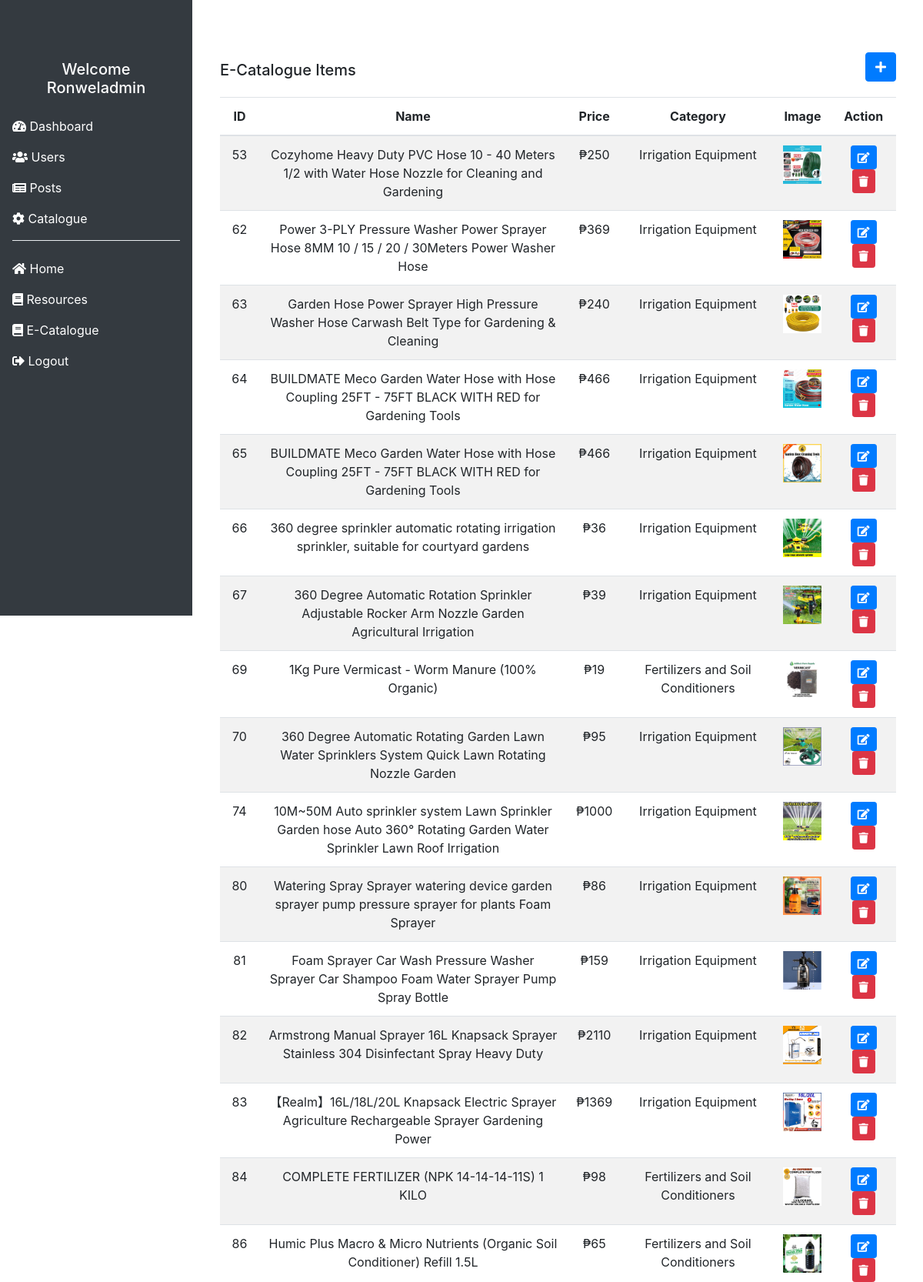
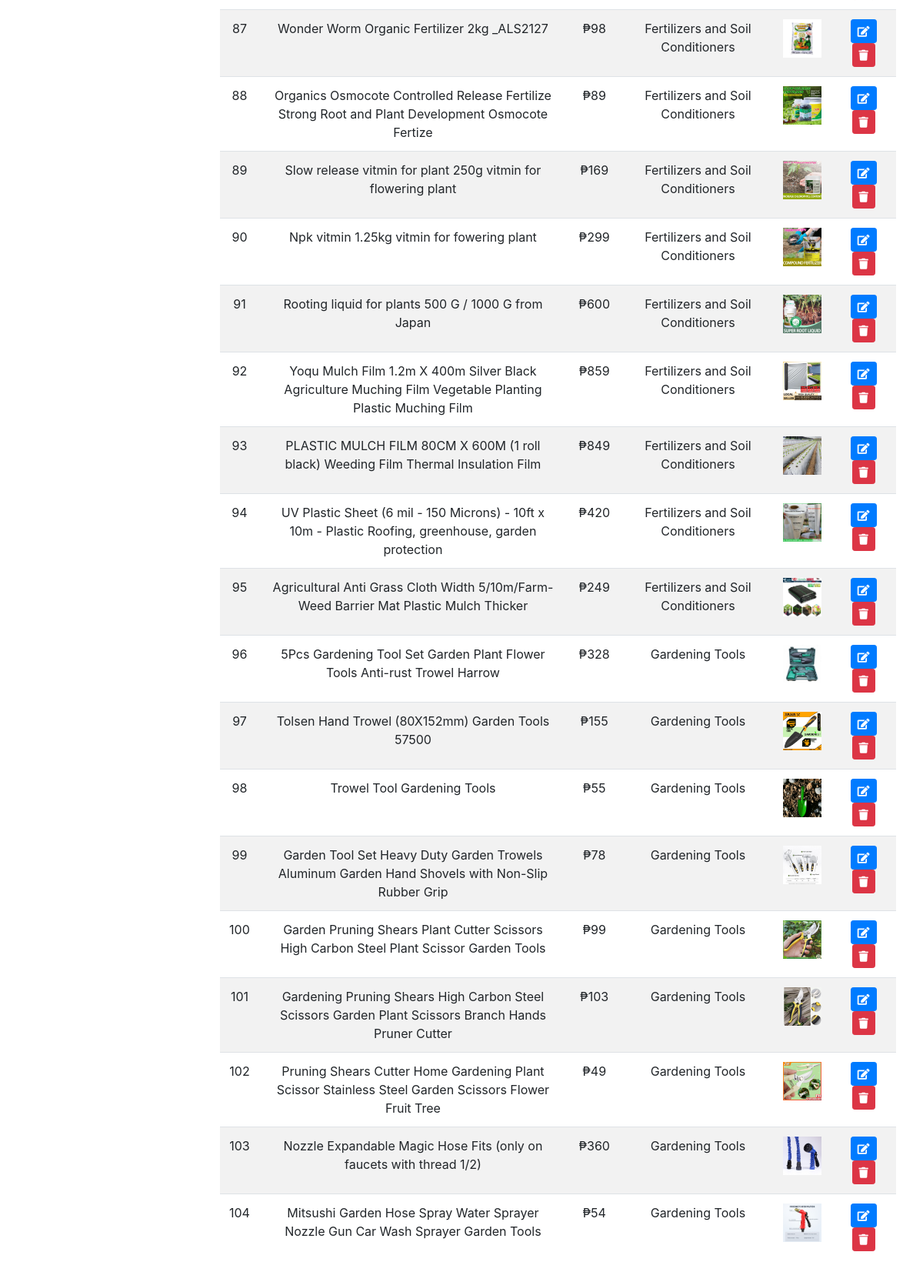
Screenshot of /admin/admin_catalogue.php (signed in) with the database file from the repository (2 pictures, top to bottom).
### tables this page shows
CREATE TABLE `catalogue` (
  `id` int(11) NOT NULL,
  `item_name` varchar(255) NOT NULL,
  `description` text NOT NULL,
  `price` varchar(100) NOT NULL,
  `image_url` varchar(255) NOT NULL DEFAULT '',
  `category` enum('Irrigation Equipment','Fertilizers and Soil Conditioners','Gardening Tools') NOT NULL,
  `soil_type` enum('Loam','Clay','Sandy','Peaty','Chalky') NOT NULL,
  `usage` enum('Field','Garden','Greenhouse') NOT NULL,
  `item` enum('Hose','Sprinkler','Organic Fertilizer','Compost','Hand Trowel','Pruning Shears','Hose Nozzle','Rain Barrel','Watering Can','Mulch') NOT NULL,
  `link` varchar(255) DEFAULT NULL
);

### admin/admin_catalogue.php (the view, shortened to what this page needs)
<?php
include 'admin_nav.php';
include '../includes/dbcon.php';
$sql = "SELECT * FROM catalogue";
$result = $conn->query($sql);
$catalogueItems = [];
if ($result->num_rows > 0) {
    while ($row = $result->fetch_assoc()) {
        $catalogueItems[] = $row;
    }
}
?>
<!DOCTYPE html>
<html lang="en">
<head>
</head>
<body class="content">
<div class="container mt-5">
    <div class="d-flex justify-content-between align-items-center mb-1">
        <h5>E-Catalogue Items</h5>
        <button type="button" class="btn btn-primary mb-3" data-toggle="modal" data-target="#addCatalogueModal">
            <i class="fas fa-plus"></i>
        </button>
    </div>
    <table class="table table-striped text-center">
        <thead>
            <tr>
                <th>ID</th>
                <th>Name</th>
                <th>Price</th>
                <th>Category</th>
                <th>Image</th>
                <th>Action</th>
            </tr>
        </thead>
        <tbody>
            <?php foreach ($catalogueItems as $item): ?>
                <tr>
                    <td><?php echo $item['id']; ?></td>
                    <td style="width: 400px; overflow-x: auto;"><?php echo $item['item_name']; ?></td>
                    <td>₱<?php echo $item['price']; ?></td>
                    <td><?php echo $item['category']; ?></td>
                    <td><img src="../assets/pictures/<?php echo $item['image_url']; ?>" alt="<?php echo $item['item_name']; ?>" width="50"></td>
                    <td>
                        <button type="button" class="btn btn-primary btn-sm" data-toggle="modal" data-target="#editModal<?php echo $item['id']; ?>">
                            <i class="fas fa-edit"></i>
                        </button>
                        <button type="button" class="btn btn-danger btn-sm" data-toggle="modal" data-target="#deleteModal<?php echo $item['id']; ?>">
                            <i class="fas fa-trash"></i>
                        </button>
                    </td>
                </tr>
            <?php endforeach; ?>
        </tbody>
    </table>
</div>
</body>
</html>

### admin/admin_nav.php (shortened to what this page needs)
<!DOCTYPE html>
<html lang="en">
<head>
    <link rel="stylesheet" href="https://stackpath.bootstrapcdn.com/bootstrap/4.5.2/css/bootstrap.min.css">
    <link rel="stylesheet" href="https://cdnjs.cloudflare.com/ajax/libs/font-awesome/5.15.3/css/all.min.css">
    <link rel="stylesheet" href="../assets/css/admin.css">
</head>
<body>
    <div class="sidebar" id="sidebar">
          <div class="username-section mt-5">
            <h5>Welcome <?php echo $_SESSION['username'] ?></h5>
        </div>
        <ul class="navbar-nav me-auto flex-column">
            <li class="nav-item">
                <a class="nav-link px-3" href="admin_dashboard.php">
                    <i class="fas fa-tachometer-alt"></i>
                    Dashboard
                </a>
            </li>
            <li class="nav-item">
                <a class="nav-link px-3" href="admin_users.php">
                    <i class="fas fa-users"></i>
                    Users
                </a>
            </li>
            <li class="nav-item">
                <a class="nav-link px-3" href="admin_posts.php">
                    <i class="fas fa-newspaper"></i>
                    Posts
                </a>
            </li>
            <li class="nav-item px-3">
                <a class="nav-link" href="admin_catalogue.php">
                    <i class="fas fa-cog"></i>
                    Catalogue
                </a>
            </li>
        </ul>
        <div class="dropdown-divider mx-3"></div>
        <div class="user-links mt-3">
            <ul class="navbar-nav me-auto flex-column">
                <li class="nav-item">
                    <a class="nav-link px-3" href="../index.php">
                        <i class="fas fa-home"></i>
                        Home
                    </a>
                </li>
                <li class="nav-item">
                    <a class="nav-link px-3" href="../resources.php">
                        <i class="fas fa-book"></i>
                        Resources
                    </a>
                </li>
                <li class="nav-item">
                    <a class="nav-link px-3" href="../catalogue.php">
                        <i class="fas fa-book"></i>
                        E-Catalogue
                    </a>
                </li>
                <li class="nav-item">
                    <a class="nav-link px-3" href="../auth/logout.php">
                        <i class="fas fa-sign-out-alt"></i>
                        Logout
                    </a>
                </li>
            </ul>
        </div>
    </div>
</body>
</html>

### assets/css/admin.css (style rules this page uses)
.sidebar { height: 100vh; position: fixed; top: 0; left: 0; padding-top: 20px; width: 250px; background-color: #343a40; transition: transform 0.3s ease; z-index: 1; }
.sidebar .nav-link { color: #fff; }
.content { margin-left: 251px; padding: 20px; transition: margin-left 0.3s ease; }
.username-section { padding: 10px 20px; background-color: #343a40; color: #fff; text-align: center; }

### rows the page displays
catalogue: id "53", item_name "Cozyhome Heavy Duty PVC Hose 10 - 40 Meters 1/2 with Water Hose Nozzle for Cleaning and Gardening", price "250", category "Irrigation Equipment", image_url (picture)
catalogue: id "62", item_name "Power 3-PLY Pressure Washer Power Sprayer Hose 8MM 10 / 15 / 20 / 30Meters Power Washer Hose", price "369", category "Irrigation Equipment", image_url (picture)
catalogue: id "63", item_name "Garden Hose Power Sprayer High Pressure Washer Hose Carwash Belt Type for Gardening & Cleaning", price "240", category "Irrigation Equipment", image_url (picture)
catalogue: id "64", item_name "BUILDMATE Meco Garden Water Hose with Hose Coupling 25FT - 75FT BLACK WITH RED for Gardening Tools", price "466", category "Irrigation Equipment", image_url (picture)
catalogue: id "65", item_name "BUILDMATE Meco Garden Water Hose with Hose Coupling 25FT - 75FT BLACK WITH RED for Gardening Tools", price "466", category "Irrigation Equipment", image_url (picture)
catalogue: id "66", item_name "360 degree sprinkler automatic rotating irrigation sprinkler, suitable for courtyard gardens", price "36", category "Irrigation Equipment", image_url (picture)
catalogue: id "67", item_name "360 Degree Automatic Rotation Sprinkler Adjustable Rocker Arm Nozzle Garden Agricultural Irrigation", price "39", category "Irrigation Equipment", image_url (picture)
catalogue: id "69", item_name "1Kg Pure Vermicast - Worm Manure (100% Organic)", price "19", category "Fertilizers and Soil Conditioners", image_url (picture)
catalogue: id "70", item_name "360 Degree Automatic Rotating Garden Lawn Water Sprinklers System Quick Lawn Rotating Nozzle Garden", price "95", category "Irrigation Equipment", image_url (picture)
catalogue: id "74", item_name "10M~50M Auto sprinkler system Lawn Sprinkler Garden hose Auto 360° Rotating Garden Water Sprinkler Lawn Roof Irrigation", price "1000", category "Irrigation Equipment", image_url (picture)
catalogue: id "80", item_name "Watering Spray Sprayer watering device garden sprayer pump pressure sprayer for plants Foam Sprayer", price "86", category "Irrigation Equipment", image_url (picture)
catalogue: id "81", item_name "Foam Sprayer Car Wash Pressure Washer Sprayer Car Shampoo Foam Water Sprayer Pump Spray Bottle", price "159", category "Irrigation Equipment", image_url (picture)
catalogue: id "82", item_name "Armstrong Manual Sprayer 16L Knapsack Sprayer Stainless 304 Disinfectant Spray Heavy Duty", price "2110", category "Irrigation Equipment", image_url (picture)
catalogue: id "83", item_name "【Realm】16L/18L/20L Knapsack Electric Sprayer Agriculture Rechargeable Sprayer Gardening Power", price "1369", category "Irrigation Equipment", image_url (picture)
catalogue: id "84", item_name "COMPLETE FERTILIZER (NPK 14-14-14-11S) 1 KILO", price "98", category "Fertilizers and Soil Conditioners", image_url (picture)
catalogue: id "86", item_name "Humic Plus Macro & Micro Nutrients (Organic Soil Conditioner) Refill 1.5L", price "65", category "Fertilizers and Soil Conditioners", image_url (picture)
catalogue: id "87", item_name "Wonder Worm Organic Fertilizer 2kg _ALS2127", price "98", category "Fertilizers and Soil Conditioners", image_url (picture)
catalogue: id "88", item_name "Organics Osmocote Controlled Release Fertilize Strong Root and Plant Development Osmocote Fertize", price "89", category "Fertilizers and Soil Conditioners", image_url (picture)
catalogue: id "89", item_name "Slow release vitmin for plant 250g vitmin for flowering plant", price "169", category "Fertilizers and Soil Conditioners", image_url (picture)
catalogue: id "90", item_name "Npk vitmin 1.25kg vitmin for fowering plant", price "299", category "Fertilizers and Soil Conditioners", image_url (picture)
catalogue: id "91", item_name "Rooting liquid for plants 500 G / 1000 G from Japan", price "600", category "Fertilizers and Soil Conditioners", image_url (picture)
catalogue: id "92", item_name "Yoqu Mulch Film 1.2m X 400m Silver Black Agriculture Muching Film Vegetable Planting Plastic Muching Film", price "859", category "Fertilizers and Soil Conditioners", image_url (picture)
catalogue: id "93", item_name "PLASTIC MULCH FILM 80CM X 600M (1 roll black) Weeding Film Thermal Insulation Film", price "849", category "Fertilizers and Soil Conditioners", image_url (picture)
catalogue: id "94", item_name "UV Plastic Sheet (6 mil - 150 Microns) - 10ft x 10m - Plastic Roofing, greenhouse, garden protection", price "420", category "Fertilizers and Soil Conditioners", image_url (picture)
catalogue: id "95", item_name "Agricultural Anti Grass Cloth Width 5/10m/Farm-Weed Barrier Mat Plastic Mulch Thicker", price "249", category "Fertilizers and Soil Conditioners", image_url (picture)
catalogue: id "96", item_name "5Pcs Gardening Tool Set Garden Plant Flower Tools Anti-rust Trowel Harrow", price "328", category "Gardening Tools", image_url (picture)
catalogue: id "97", item_name "Tolsen Hand Trowel (80X152mm) Garden Tools 57500", price "155", category "Gardening Tools", image_url (picture)
catalogue: id "98", item_name "Trowel Tool Gardening Tools", price "55", category "Gardening Tools", image_url (picture)
catalogue: id "99", item_name "Garden Tool Set Heavy Duty Garden Trowels Aluminum Garden Hand Shovels with Non-Slip Rubber Grip", price "78", category "Gardening Tools", image_url (picture)
catalogue: id "100", item_name "Garden Pruning Shears Plant Cutter Scissors High Carbon Steel Plant Scissor Garden Tools", price "99", category "Gardening Tools", image_url (picture)
catalogue: id "101", item_name "Gardening Pruning Shears High Carbon Steel Scissors Garden Plant Scissors Branch Hands Pruner Cutter", price "103", category "Gardening Tools", image_url (picture)
catalogue: id "102", item_name "Pruning Shears Cutter Home Gardening Plant Scissor Stainless Steel Garden Scissors Flower Fruit Tree", price "49", category "Gardening Tools", image_url (picture)
catalogue: id "103", item_name "Nozzle Expandable Magic Hose Fits (only on faucets with thread 1/2)", price "360", category "Gardening Tools", image_url (picture)
catalogue: id "104", item_name "Mitsushi Garden Hose Spray Water Sprayer Nozzle Gun Car Wash Sprayer Garden Tools", price "54", category "Gardening Tools", image_url (picture)

### other values shown
$_SESSION['username'] "Ronweladmin"
